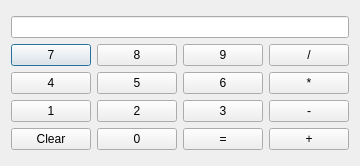
<?xml version="1.0" encoding="UTF-8"?>
<ui version="4.0">
 <class>Dialog</class>
 <widget class="QDialog" name="Dialog">
  <property name="geometry">
   <rect>
    <x>0</x>
    <y>0</y>
    <width>360</width>
    <height>166</height>
   </rect>
  </property>
  <property name="sizePolicy">
   <sizepolicy hsizetype="Fixed" vsizetype="Fixed">
    <horstretch>0</horstretch>
    <verstretch>0</verstretch>
   </sizepolicy>
  </property>
  <property name="maximumSize">
   <size>
    <width>360</width>
    <height>166</height>
   </size>
  </property>
  <property name="windowTitle">
   <string>Dialog</string>
  </property>
  <layout class="QVBoxLayout" name="verticalLayout_2">
   <item>
    <layout class="QVBoxLayout" name="verticalLayout">
     <item>
      <widget class="QLineEdit" name="lineEdit">
       <property name="enabled">
        <bool>true</bool>
       </property>
       <property name="readOnly">
        <bool>true</bool>
       </property>
      </widget>
     </item>
     <item>
      <layout class="QGridLayout" name="gridLayout">
       <item row="0" column="0">
        <widget class="QPushButton" name="btn7">
         <property name="text">
          <string>7</string>
         </property>
        </widget>
       </item>
       <item row="0" column="1">
        <widget class="QPushButton" name="btn8">
         <property name="text">
          <string>8</string>
         </property>
        </widget>
       </item>
       <item row="0" column="2">
        <widget class="QPushButton" name="btn9">
         <property name="text">
          <string>9</string>
         </property>
        </widget>
       </item>
       <item row="0" column="3">
        <widget class="QPushButton" name="btnDivide">
         <property name="text">
          <string>/</string>
         </property>
        </widget>
       </item>
       <item row="1" column="0">
        <widget class="QPushButton" name="btn4">
         <property name="text">
          <string>4</string>
         </property>
        </widget>
       </item>
       <item row="1" column="1">
        <widget class="QPushButton" name="btn5">
         <property name="text">
          <string>5</string>
         </property>
        </widget>
       </item>
       <item row="1" column="2">
        <widget class="QPushButton" name="btn6">
         <property name="text">
          <string>6</string>
         </property>
        </widget>
       </item>
       <item row="1" column="3">
        <widget class="QPushButton" name="btnMultiply">
         <property name="text">
          <string>*</string>
         </property>
        </widget>
       </item>
       <item row="2" column="0">
        <widget class="QPushButton" name="btn1">
         <property name="text">
          <string>1</string>
         </property>
        </widget>
       </item>
       <item row="2" column="1">
        <widget class="QPushButton" name="btn2">
         <property name="text">
          <string>2</string>
         </property>
        </widget>
       </item>
       <item row="2" column="2">
        <widget class="QPushButton" name="btn3">
         <property name="text">
          <string>3</string>
         </property>
        </widget>
       </item>
       <item row="2" column="3">
        <widget class="QPushButton" name="btnSubstract">
         <property name="text">
          <string>-</string>
         </property>
        </widget>
       </item>
       <item row="3" column="0">
        <widget class="QPushButton" name="btnClear">
         <property name="text">
          <string>Clear</string>
         </property>
        </widget>
       </item>
       <item row="3" column="1">
        <widget class="QPushButton" name="btn0">
         <property name="text">
          <string>0</string>
         </property>
        </widget>
       </item>
       <item row="3" column="2">
        <widget class="QPushButton" name="btnEqual">
         <property name="text">
          <string>=</string>
         </property>
        </widget>
       </item>
       <item row="3" column="3">
        <widget class="QPushButton" name="btnAdd">
         <property name="text">
          <string>+</string>
         </property>
         <property name="iconSize">
          <size>
           <width>16</width>
           <height>16</height>
          </size>
         </property>
        </widget>
       </item>
      </layout>
     </item>
    </layout>
   </item>
  </layout>
 </widget>
 <resources/>
 <connections/>
</ui>
